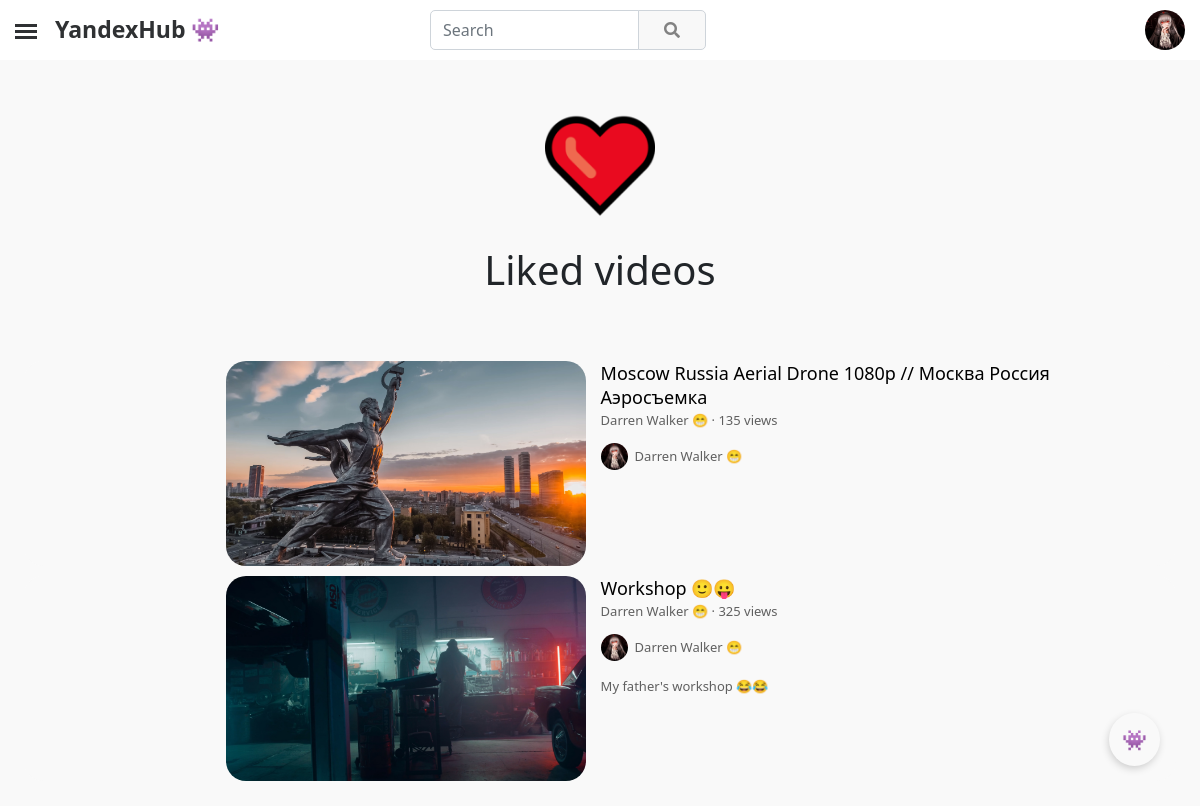
The page /liked/ (signed in) on the database its author committed.
### YandexHub/apps/mainapp/models.py (models this page shows, shortened)
class CustomUser(AbstractUser):
    user_id = models.CharField(blank=True, null=True, max_length=24)
    email = models.EmailField(null=True, unique=True)
    username = models.CharField(blank=True, null=True, max_length=25)
    avatar = models.ImageField(blank=True, null=True, upload_to = 'avatars/', default='avatars/default/default_avatar.png')
    banner = models.ImageField(blank=True, null=True, upload_to='users_banners/')
    all_views = models.BigIntegerField(default=0)
    all_subscribers = models.BigIntegerField(default=0)
    description = models.TextField(blank=True, null=True, max_length=5000)
    contact_email  = models.CharField(blank=True, null=True, max_length=75)
    location = models.CharField(blank=True, null=True, max_length=50)
    vk_link = models.CharField(blank=True, null=True, max_length=150)
    instagram_link = models.CharField(blank=True, null=True, max_length=150)
    facebook_link = models.CharField(blank=True, null=True, max_length=150)
    reddit_link = models.CharField(blank=True, null=True, max_length=150)
    telegram_link = models.CharField(blank=True, null=True, max_length=150)
    twitter_link = models.CharField(blank=True, null=True, max_length=150)
    website_link = models.CharField(blank=True, null=True, max_length=150)
    telegram = models.CharField(blank=True, null=True, max_length=150)
    date_created = models.DateTimeField(auto_now_add=True, db_index=True)
    REQUIRED_FIELDS = ['username']
    USERNAME_FIELD = 'email'

class Like(models.Model):
    liked_user = models.ForeignKey(CustomUser, on_delete=models.CASCADE, null=False, related_name='liked_video_user')
    liked_video = models.ForeignKey(Video, on_delete=models.CASCADE, null=False, related_name='liked_video')
    date_created = models.DateTimeField(auto_now_add=True, db_index=True)

class Video(models.Model):
    video_id = models.CharField(blank=True, null=True, max_length=32)
    creator = models.ForeignKey(CustomUser, on_delete=models.CASCADE, null=False, related_name='video_creator')
    video = models.FileField(upload_to='videos/')
    video_banner = models.ImageField(upload_to='video_banners/')
    views = models.BigIntegerField(default=0)
    likes = models.BigIntegerField(default=0)
    dislikes = models.BigIntegerField(default=0)
    comments = models.BigIntegerField(default=0)
    coefficient = models.FloatField(default=0)
    title = models.CharField(max_length=150)
    description = models.TextField(blank=True, null=True, max_length=1000000)
    date_created = models.DateTimeField(auto_now_add=True, db_index=True)

### YandexHub/apps/mainapp/views.py (the view)
# urls.py: path('liked/', LikedVideosView.as_view(), name="liked__videos__page"),
class LikedVideosView(ListView):
    template_name = 'user/video/liked.html'
    paginate_by = 10
    queryset = Like
    context_object_name = "videos"
    def get_queryset(self):
        if self.request.user.is_authenticated:
            return Like.objects.filter(liked_user=self.request.user).order_by("-date_created")
        else:
            return Like.objects.none()
    def get_context_data(self,**kwargs):
        context = super(LikedVideosView, self).get_context_data(**kwargs)
        context['title'] = 'Liked videos 👍'
        return context

### YandexHub/apps/mainapp/templatetags/poll_extras.py (called while the page is built)
@register.filter(name='brief_views_format')
@stringfilter
def brief_views_format(arg):
    if int(arg) < 1000000:
        if int(arg) == 1:
            return '1 view'
        elif int(arg) < 1000:
            return f'{arg} views'
        else:
            return f"{str_fixed(float(int(arg)/1000), int(arg), 1, 'views')}K views"
    elif int(arg) < 1000000000:
        return f"{str_fixed(float(int(arg)/1000000), int(arg), 1, 'views')}M views"
    elif int(arg) < 1000000000000:
        return f"{str_fixed(float(int(arg)/1000000000), int(arg), 1, 'views')}B views"
    else:
        return ''

@register.filter(name='html_to_text')
@stringfilter
def html_to_text(html):
    cleanr = re.compile('<.*?>')
    cleantext = re.sub(cleanr, '', html)
    return cleantext

### YandexHub/apps/mainapp/templates/user/video/liked.html (shortened to what this page needs)
{% extends "main.html" %}
{% block content %}
{% load poll_extras %}
{% load static %}
<main role="main" style="margin-top: 35px;">
    <div class="block-content">
        {% if request.user.is_authenticated %}
        <section class="py-3 text-center container-fluid">
            <div class="row" style="padding-bottom: 1rem!important;">
                <div class="col-lg-12 col-md-8 mx-auto">
                    <img class="banner-icon" src="{% static 'media/site/icons/heart.png' %}">
                    <h1 style="margin-bottom: 25px;">Liked videos</h1>
                </div>
            </div>
        </section>
        <div class="infinite-container">
            {% for i in videos %}
            <div class="infinite-item">
                <div class="card" style="height: 205px; margin-top: 10px;">
                    <div class="row g-0" style="width: 65%; position: relative; margin-left: auto; margin-right: auto;">
                        <div class="col-md-4" style="left: 0; position: absolute;">
                            <a style="cursor: pointer;" onclick="transition_link(`{% url 'video__page' i.liked_video.video_id %}`)">
                                <div class="img"
                                    style="width: 360px; height: 205px; border-radius: 20px; background-image: url({{i.liked_video.video_banner.url}});">
                                </div>
                            </a>
                        </div>
                        <div class="col-md-8" style="top: 0; position: absolute; left: 365px;">
                            <div style="padding-top: 0; margin-left: 10px;">
                                <a style="cursor: pointer;" onclick="transition_link(`{% url 'video__page' i.liked_video.video_id %}`)">
                                    <p style="font-size: 18px; margin-bottom: -2px; color: #000;">{{ i.liked_video.title }}</p>
                                </a>
                                <small style="color: #606060; font-size: 13px;"><a style="color: #606060; cursor: pointer;" onclick="transition_link(`{% url 'channel__page' i.liked_video.creator.user_id %}`)">{{i.liked_video.creator.username}}</a> · {{i.liked_video.views|brief_views_format}}</small>
                                <a style="cursor: pointer;" onclick="transition_link(`{% url 'channel__page' i.liked_video.creator.user_id %}`)">
                                    <small style="display: block; margin-top: 12px; font-size: 13px; color: #606060;">
                                        <div class="img"
                                            style="display: inline-block; margin-right: 7px; width: 27px; height: 27px; border-radius: 50%; background-image: url({{i.liked_video.creator.avatar.url}});">
                                        </div>
                                        <div style="display: inline-block; position: absolute; margin-top: 4px;">
                                            {{i.liked_video.creator.username}}</div>
                                    </small>
                                </a>
                                <small
                                    style="display: block; color: #606060; font-size: 13px; margin-top: 12px;">{{i.liked_video.description|html_to_text|truncatechars:340}}</small>
                            </div>
                        </div>
                    </div>
                </div>
            </div>
            {% endfor %}
        </div>
        {% endif %}
    </div>
</main>
{% endblock %}

### YandexHub/apps/mainapp/templates/components/site/navbar.html (shortened to what this page needs)
<nav class="navbar sticky-top navbar-light" style="padding: 10px 0 10px 0; background-color: #fff;">
    <label for="openSidebarMenu" class="sidebarIconToggle">
        <div class="spinner diagonal part-1"></div>
        <div class="spinner horizontal"></div>
        <div class="spinner diagonal part-2"></div>
    </label>
    {% if request.user.is_authenticated %}
    <a class="navbar-brand logo-block" rel="home" style="cursor: pointer;" onclick="transition_link(`{% url 'main__page' %}`)">
        <div style="max-width:40px; margin-top: -6px; margin-left: 55px;">
             <b class="logo">YandexHub 👾</b>
        </div>
    </a>
    {% else %}
    <a class="navbar-brand logo-block" rel="home" style="cursor: pointer;" onclick="transition_link(`{% url 'main__page' %}`)">
        <div style="max-width:40px; margin-top: -6px; margin-left: 55px;">
             <b class="logo2">YandexHub 👾</b>
        </div>
    </a>
    {% endif %}
    <form class="d-flex container" style="width: 25%;">
        <div class="input-group search-block">
            <input id="search-input" type="text" class="form-control" style="border-radius: 5px 0 0 5px;"
                placeholder="Search" aria-label="Search" aria-describedby="input-group-1" autocomplete="off">
            <div class="input-group-append">
                <a class="btn btn-secondary" class="input-group-text" id="search-button"
                    style="padding-top: 8px; padding-bottom: 8px; padding-left: 25px; padding-right: 25px; border-radius: 0 5px 5px 0; background-color:#F8F8F8; border-color: #CED4DA; color: #828282;">
                    <i class="fa fa-search"></i>
                </a>
            </div>
        </div>
    </form>
    {% if request.user.is_authenticated %}
    <div class="dropdown wrapper-dropdown-3">
        <a role="button" id="dropdownMenuLink" data-bs-toggle="dropdown" aria-expanded="false">
            <div class="avatar-video-img img" style="width: 40px; height: 40px; margin-right: 15px; background-image: url({{ request.user.avatar.url }});"></div>
        </a>
    </div>
    {% else %}
    <a class="btn btn-outline-primary" onclick="transition_link(`{% url 'sign__in__page' %}`)"
        style="border-radius: 5px; margin-right: 15px; cursor: pointer;"><i class="far fa-user"></i> Sign In</a>
    {% endif %}
</nav>

### static/css/main.css (style rules this page uses)
body { -webkit-animation: fade-in 0.5s linear; -moz-animation: fade-in 0.5s linear; -o-animation: fade-in 0.5s linear; animation: fade-in 0.5s linear; }
.row { justify-content: left !important; }
p, a, small { line-height: normal !important; }
.img, img { background-repeat: no-repeat; background-position: center; background-size: cover; }
a { text-decoration: none; }
.card { border-radius: 1.25rem; height: 340px; border: none; background: #f9f9f9; }
.avatar-video-img { width: 45px; height: 45px; margin-right: 10px; border-radius: 50%; }
.row { display: flex; align-items: center; justify-content: center; height: 100%; }
@media (max-width: 3440px) { .block-content { margin-left: 22%; margin-right: 22%; } }
@media (max-width: 2560px) { .block-content { margin-left: 15%; margin-right: 15%; } }
@media (max-width: 1920px) { .block-content { margin-left: 6%; margin-right: 6%; } }
@media (max-width: 1680px) { .block-content { margin-left: 2%; margin-right: 2%; } }
@media (max-width: 1440px) { .block-content { margin-left: 2%; margin-right: 2%; } }
@media (max-width: 1366px) { .block-content { margin-left: 2%; margin-right: 2%; } }
.sidebarIconToggle { transition: all 0.3s; box-sizing: border-box; cursor: pointer; position: absolute; z-index: 99; height: 100%; width: 100%; top: 24px; left: 15px; height: 22px; width: 22px; }
.spinner { transition: all 0.3s; box-sizing: border-box; position: absolute; height: 3px; width: 100%; background-color: #2f3133; }
.horizontal { transition: all 0.3s; box-sizing: border-box; position: relative; float: left; margin-top: 3px; }
.diagonal.part-1 { position: relative; transition: all 0.3s; box-sizing: border-box; float: left; }
.diagonal.part-2 { transition: all 0.3s; box-sizing: border-box; position: relative; float: left; margin-top: 3px; }
.wrapper-dropdown-3 { position: relative; cursor: pointer; outline: none; padding-left: 120px !important; font-weight: bold; color: #212529; }
.banner-icon { width: 110px; margin-bottom: 25px; height: auto; }
main { margin-top: 35px; }
.logo { font-size: 23px; font-weight: 700; color: #2f3133; position: relative; bottom: -2px; }

### static/css/predloader.css (style rules this page uses)
.animated-show { opacity: 0; transition: opacity 0.5s ease-out; }
.animated-show.animated-show-active { opacity: 1; }

### rows shown on the page
CustomUser: user.avatar (picture)
Like: liked_video.video_banner (picture), liked_video "Moscow Russia Aerial Drone 1080p // Москва Россия Аэросъемка", liked_video.creator.username "Darren Walker 😁", liked_video.views|brief_views_format "135 views", liked_video.creator.avatar (picture)
Like: liked_video.video_banner (picture), liked_video "Workshop 🙂😛", liked_video.creator.username "Darren Walker 😁", liked_video.views|brief_views_format "325 views", liked_video.creator.avatar (picture), liked_video.description|html_to_text "My father's workshop 😂😂"
